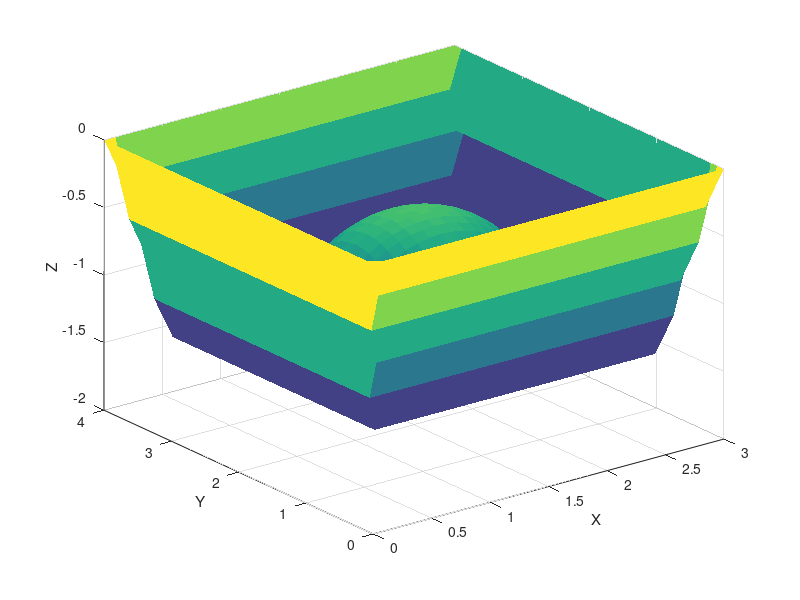
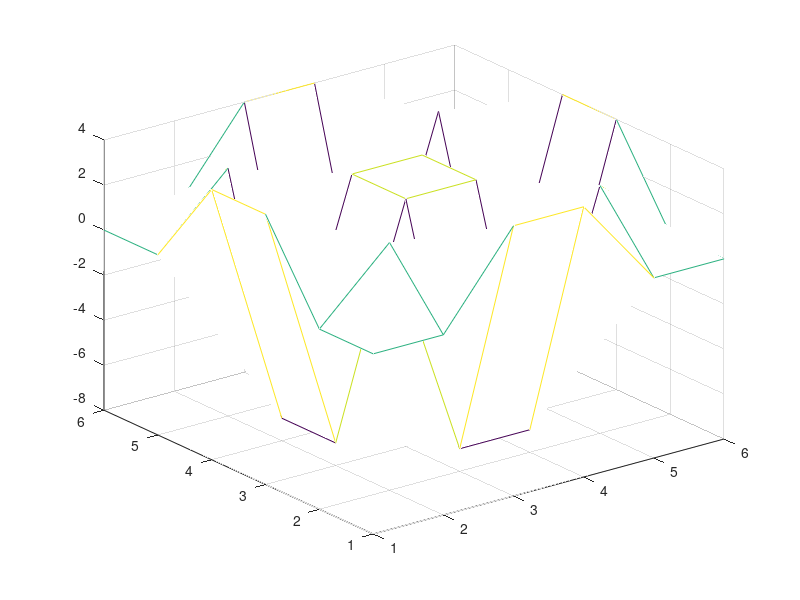
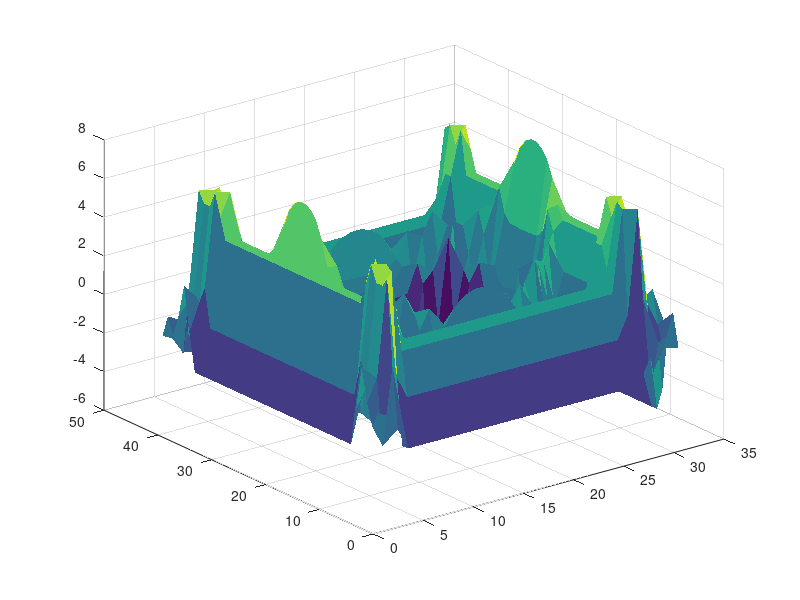

Here is the MATLAB script that generated these plots, in order:
close all;clear;clc;
%% generate the point cloud
r=1; % the ridus of the sphere
a=0;b=3;c=0;d=4;
l1=abs(b-a);l2=abs(d-c);
n=10; % partition number
% Equidistant partition
x=linspace(a,b,l1*n+1);
y=linspace(c,d,l2*n+1);
[X,Y]=meshgrid(x,y);
[M,N]=size(X);
Z=zeros(M,N);
a1=(-2)*sqrt(2);
for i=1:M  % y label
    for j=1:N
        t1=2*X(i,j);
        if Y(i,j)<1/2
            if  Y(i,j)>t1
                Z(i,j)=2*a1*X(i,j);
            elseif Y(i,j)<-1*t1+6
                Z(i,j)=a1*Y(i,j);
            else
                Z(i,j)=(-2)*a1*X(i,j)+6*a1;
            end
        elseif Y(i,j)<7/2
            if X(i,j)<1/4
                Z(i,j)=2*a1*X(i,j);
            elseif X(i,j)<11/4
                t2=(X(i,j)-3/2)^2+(Y(i,j)-2)^2;
                if t2<=1
                    Z(i,j)=sqrt(1-t2)-sqrt(2);
                else
                    Z(i,j)=-sqrt(2);
                end
            else
                Z(i,j)=(-2)*a1*X(i,j)+6*a1;
            end
        else
            if Y(i,j)<-1*t1+4
                Z(i,j)=2*a1*X(i,j);
            elseif Y(i,j)>t1-2
                Z(i,j)=2*sqrt(2)*Y(i,j)-8*sqrt(2);
            else
                Z(i,j)=(-2)*a1*X(i,j)+6*a1;
            end
        end
    end
end


% Z=-1.*sqrt(1-X.^2-Y.^2);
Z=real(Z);
figure;surf(X,Y,Z,'EdgeColor','none');
xlabel('X');ylabel('Y');zlabel('Z');
% ball_01=[X,Y,Z];
%% the second-order estimation
delt_r=1/n;
s=delt_r*delt_r;
V=zeros(M,N);
for i=1:M-1
    for j=1:N-1
        f1=Z(i,j);
        f2=Z(i+1,j);
        f3=Z(i,j+1);
        f4=Z(i+1,j+1);
        average_h=(f1+f2+f3+f4)/4;
        V(i,j)=s*average_h;
    end
end
Volume=sum(sum(V));

% the second-order estimation
% filter 6*6
H=[0 0 4 4 0 0;0 3 -7 -7 3 0;4 -7 3 3 -7 4;4 -7 3 3 -7 4;0 3 -7 -7 3 0;0 0 4 4 0 0];
figure;mesh(H);
% mf=6; % the size of the filter
% half_mf=5*mf/2;
Hf=filter2(H,Z,'same');
% M_low=half_mf;  M_high=M-half_mf-1;
% N_low=half_mf;  N_high=N-half_mf-1;
% h2V=Hf(M_low:M_high,N_low:N_high);
h2V=Hf(1:M-1,1:N-1);

dividend=4*12*4;  %four direction, four points, 12 is the common dividend
V_Hf=sum(sum(Hf))*s/dividend;
V222=sum(sum(h2V))*s/dividend;

Hf_full=filter2(H,Z,'full');
V_full=sum(sum(Hf_full))*s/dividend;

figure;surf(Hf,'EdgeColor','none');